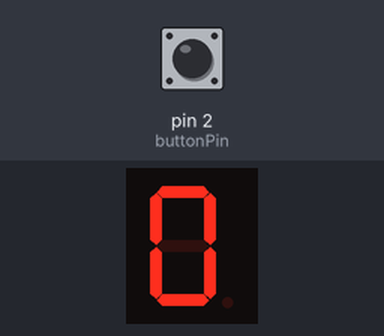
Simulated run of this sketch. Board: Arduino Uno, built with avr-gcc and run on an emulated ATmega328P. Parts: 1-digit seven-segment display. Wiring (inferred from the names in the program): 1-digit 7-segment display, segments lit when HIGH: segments pin 7, pin 6, pin 5, pin 11, pin 10, pin 8, pin 9, pin 4. The inputs (shaded band) are chosen by the test bench; at power-on: pin 2 (buttonPin) HIGH. The segment pins are drawn as the display they are named for.

Above: at 1.2 s.
1.3 s: pin 2 (buttonPin) pulled LOW for 0.15 s
At 2.3 s:
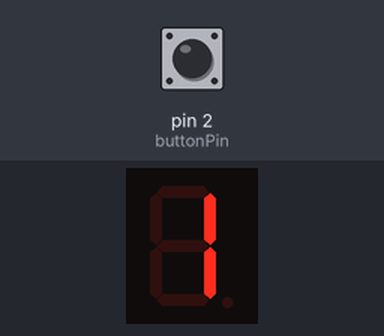
2.9 s: pin 2 (buttonPin) pulled LOW for 1 s
At 3.5 s:
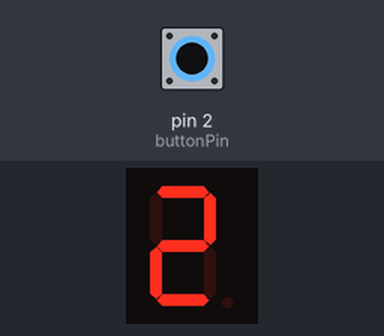
5.4 s: pin 2 (buttonPin) pulled LOW for 0.15 s
At 6.6 s:
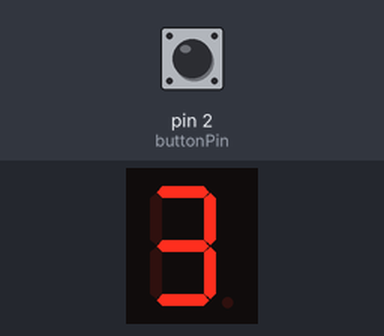
7.0 s: pin 2 (buttonPin) pulled LOW for 1 s
At 7.9 s:
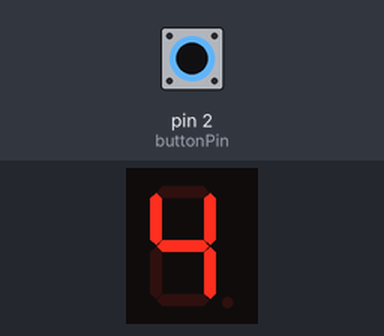
Timing chart, 0 to 10.0 s (numbered marks = the images above; inputs shaded):
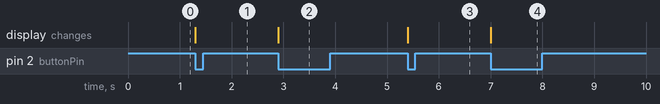

The sketch:

modul2-lampu7segmendengantombol.ino
```cpp
// Pin mapping segment (sesuai instruksi terakhirmu)
const int segmentPins[8] = {7, 6, 5, 11, 10, 8, 9, 4};

// Pin untuk Pushbutton
const int buttonPin = 2;

// Variabel untuk menyimpan status angka dan tombol
int currentDigit = 0;
bool lastButtonState = HIGH;

byte digitPattern[16][8] = {
  {1,1,1,1,1,1,0,0}, // 0
  {0,1,1,0,0,0,0,0}, // 1
  {1,1,0,1,1,0,1,0}, // 2
  {1,1,1,1,0,0,1,0}, // 3
  {0,1,1,0,0,1,1,0}, // 4
  {1,0,1,1,0,1,1,0}, // 5
  {1,0,1,1,1,1,1,0}, // 6
  {1,1,1,0,0,0,0,0}, // 7
  {1,1,1,1,1,1,1,0}, // 8
  {1,1,1,1,0,1,1,0}, // 9
  {1,1,1,0,1,1,1,0}, // A
  {0,0,1,1,1,1,1,0}, // b
  {1,0,0,1,1,1,0,0}, // C
  {0,1,1,1,1,0,1,0}, // d
  {1,0,0,1,1,1,1,0}, // E
  {1,0,0,0,1,1,1,0}  // F
};

void displayDigit(int num) {
  for(int i=0; i<8; i++) {
    digitalWrite(segmentPins[i], digitPattern[num][i]);
  }
}

void setup() {
  // Setup pin segment sebagai output
  for(int i=0; i<8; i++) {
    pinMode(segmentPins[i], OUTPUT);
  }

  // Setup pushbutton sebagai input dengan pull-up internal
  pinMode(buttonPin, INPUT_PULLUP);

  // Tampilkan angka 0 saat awal dinyalakan
  displayDigit(currentDigit);
}

void loop() {
  // Membaca status tombol (LOW berarti ditekan karena menggunakan pull-up)
  bool currentButtonState = digitalRead(buttonPin);

  // Jika tombol baru saja ditekan (dari tidak ditekan ke ditekan)
  if (currentButtonState == LOW && lastButtonState == HIGH) {
    // Tambah angka
    currentDigit++;

    // Jika sudah lebih dari F (15), balik lagi ke 0
    if (currentDigit > 15) {
      currentDigit = 0;
    }

    // Update tampilan display
    displayDigit(currentDigit);

    // Debouncing (mencegah pembacaan ganda karena getaran mekanik tombol)
    delay(50);
  }

  // Simpan status tombol terakhir untuk pengecekan di loop berikutnya
  lastButtonState = currentButtonState;
}
```

Measured:
- after the input at 1.3 s, the display: changes at once (image 1)
- after the input at 2.9 s, the display: changes at once (image 2)
- after the input at 5.4 s, the display: changes at once (image 3)
- after the input at 7.0 s, the display: changes at once (image 4)
